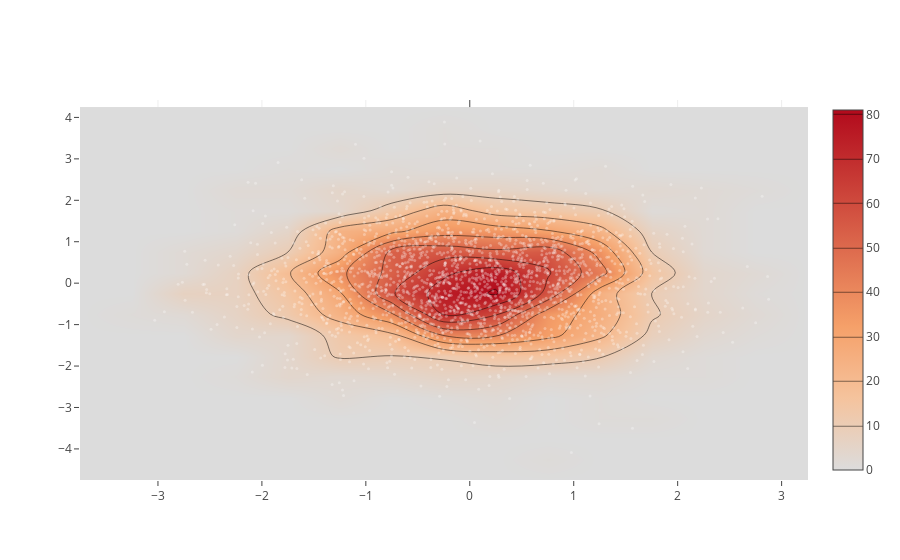

Here is the notebook cell this chart was saved with:
### Code cell
iplot([go.Histogram2dContour(x=x, y=y, contours=dict(coloring='heatmap')),
       go.Scatter(x=x, y=y, mode='markers', marker=dict(color='white', size=3, opacity=0.3))], show_link=False)

### Figure 1 — Plotly figure (JSON) as saved in the notebook; plotly's stock layout.template omitted (floating-point values rounded to 4 significant figures; data arrays with more than 128 entries replaced by an {"elided": "..."} marker saying what was removed)
{"data": [{"contours": {"coloring": "heatmap"}, "type": "histogram2dcontour", "uid": "1fe05d1e-c0d4-11e8-9831-88e9fe75ae94", "x": {"elided": "2000 float values"}, "y": {"elided": "2000 float values"}}, {"marker": {"color": "white", "opacity": 0.3, "size": 3}, "mode": "markers", "type": "scatter", "uid": "1fe05f6b-c0d4-11e8-afc0-88e9fe75ae94", "x": {"elided": "2000 float values"}, "y": {"elided": "2000 float values"}}], "layout": {}}
